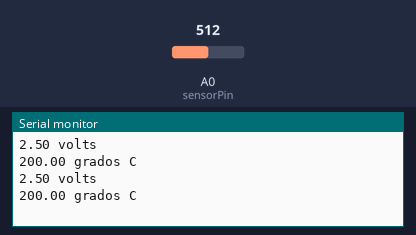
Simulated run of this sketch. Board: Arduino Uno, built with avr-gcc and run on an emulated ATmega328P. Shown: the last lines printed to the serial monitor. The inputs (shaded band) are chosen by the test bench; at power-on: A0 (sensorPin) = 512.

Above: at 1.8 s.
1.9 s: A0 (sensorPin) set to 716
At 2.7 s:
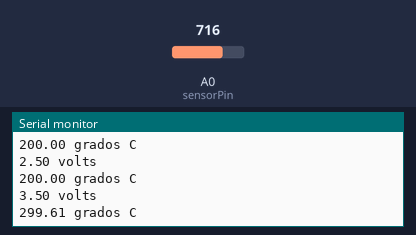
3.4 s: A0 (sensorPin) set to 900
At 4.8 s:
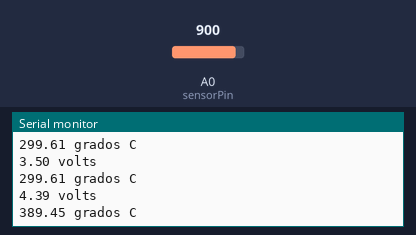
Timing chart, 0 to 6.4 s (numbered marks = the images above; inputs shaded):
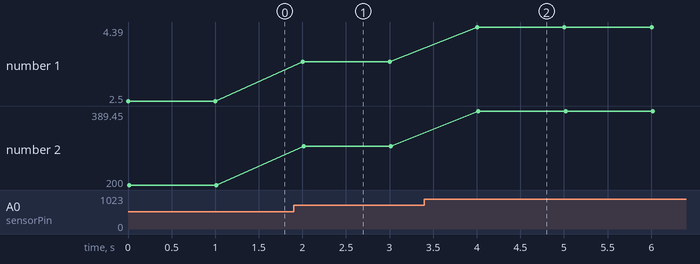

The sketch:

termometro_1.ino
```cpp
// Especifica la entrada en la que el sensor se encuentra conectado
int sensorPin = 0;

void setup() {
  Serial.begin(9600);

}

void loop() {
  // Obtiene la lectura de la entrada analogica
  int lectura = analogRead(sensorPin);

  // Convierte la lectura a voltage
  float voltaje = lectura * 5.0;
  voltaje /= 1024.0;

  // Imprime al serial el voltaje
  Serial.print(voltaje);
  Serial.println(" volts");

  // Convierte el voltaje a temperatura
  float temperatura = (voltaje - 0.5) * 100;

  // Imprime la temperatura
  Serial.print(temperatura);
  Serial.println(" grados C");

  Serial.println();

  // Espera por un segundo
  delay(1000);
}
```

Measured:
- after the input at 1.9 s, the serial monitor: prints a new line after 0.10 s (image 1)
- after the input at 3.4 s, the serial monitor: prints a new line after 0.60 s (image 2)
- plotted number 1: 2.5 → 3.5 after the input at 1.9 s, 3.5 → 4.39 after the input at 3.4 s
- plotted number 2: 200 → 299.61 after the input at 1.9 s, 299.61 → 389.45 after the input at 3.4 s
